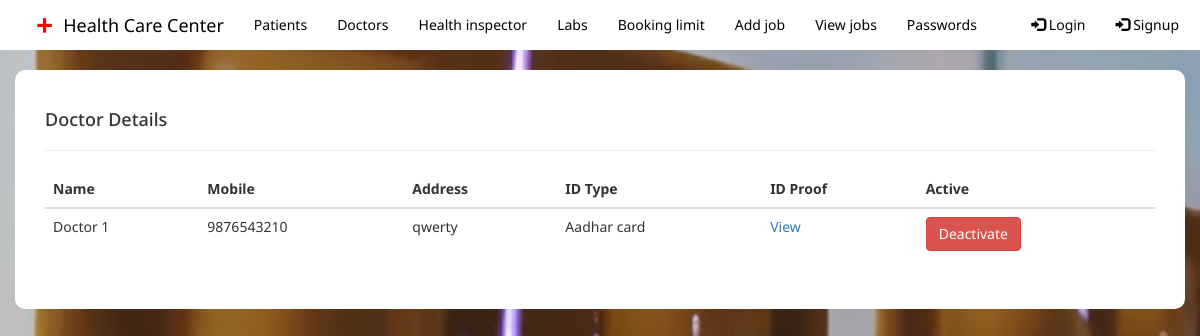
Screenshot of /admin_doctors/ with the database file from the repository.
### myapp/models.py (models this page shows)
class DoctorProfile(models.Model):
    user = models.OneToOneField(User, on_delete=models.CASCADE)
    first_name = models.CharField(max_length=20, null=True)
    last_name = models.CharField(max_length=20, null=True)
    mobile = models.CharField(max_length=10, null=True, validators=[mobile])
    profile_pic = models.ImageField(upload_to='profile_pic/DoctorProfilePic/', null=True, blank=True)
    id_type = models.CharField(max_length=30, choices=id_proofs)
    id_proof = models.FileField(upload_to='id_proofs')
    address = models.TextField(default=" ")
    def __str__(self):
        return "{} {}".format(self.first_name, self.last_name)

### myapp/views.py (the view, shortened to what this page needs)
# urls.py: path('admin_doctors/', views.admin_doctors, name='admin_doctors'),
def admin_doctors(request):
    objects = models.DoctorProfile.objects.all()
    return render(request, 'admin_doctors.html', {'objects':objects})

### myapp/templates/admin_doctors.html (shortened to what this page needs)
{% extends 'admin_base.html' %}
{% block body %}
<div class="container my-5" style="background-color: white; border-radius: 10px; padding: 30px;">
    {% if objects%}
    <h4>Doctor Details</h4><hr>
    <table class="table table-hovered">
        <thead>
            <tr>
                <th>Name</th>
                <th>Mobile</th>
                <th>Address</th>
                <th>ID Type</th>
                <th>ID Proof</th>
                <th>Active</th>
            </tr>
        </thead>
        <tbody>
    {% for i in objects %}
    <tr>
        <td>{{i}}</td>
        <td>{{i.mobile}}</td>
        <td>{{i.address}}</td>
        <td>{{i.id_type}}</td>
        <td><a href="{{i.id_proof.url}}" target="_blank">View</a></td>
    {% if i.user.is_active %}
    <form method="post">
    <td><button type="submit" class="btn btn-danger">Deactivate</button></td>
    </form>
    {% else %}
    <form method="post">
        {% csrf_token %}
        <input type="hidden" name="username" id="" value="{{i.user.username}}">
    <td><button type="submit" class="btn btn-success">Activate</button></td>
    </form>
    {% endif %}
    </tr>
    {% endfor %}
        </tbody>
    </table>
    {% else %}
    <h4>No data found</h4>
    {% endif %}
</div>
{% endblock %}

### myapp/static/formdiv.css (style rules this page uses)
* { margin: 0; padding: 0; font-family: "Noto Sans", sans-serif;; }

### rows the page displays
DoctorProfile: first_name+last_name "Doctor 1", mobile "9876543210", address "qwerty", id_type "Aadhar card"
